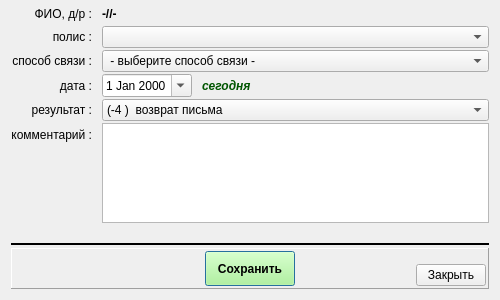
<?xml version="1.0" encoding="UTF-8"?>
<ui version="4.0">
 <class>add_talk_wnd</class>
 <widget class="QDialog" name="add_talk_wnd">
  <property name="geometry">
   <rect>
    <x>0</x>
    <y>0</y>
    <width>500</width>
    <height>300</height>
   </rect>
  </property>
  <property name="maximumSize">
   <size>
    <width>500</width>
    <height>300</height>
   </size>
  </property>
  <property name="windowTitle">
   <string>Звонок / визит к застрахованному</string>
  </property>
  <layout class="QVBoxLayout" name="verticalLayout">
   <property name="spacing">
    <number>2</number>
   </property>
   <property name="topMargin">
    <number>4</number>
   </property>
   <item>
    <layout class="QFormLayout" name="formLayout">
     <property name="labelAlignment">
      <set>Qt::AlignRight|Qt::AlignTrailing|Qt::AlignVCenter</set>
     </property>
     <property name="horizontalSpacing">
      <number>10</number>
     </property>
     <property name="verticalSpacing">
      <number>2</number>
     </property>
     <item row="0" column="0">
      <widget class="QLabel" name="label">
       <property name="minimumSize">
        <size>
         <width>80</width>
         <height>0</height>
        </size>
       </property>
       <property name="text">
        <string>ФИО, д/р :</string>
       </property>
       <property name="alignment">
        <set>Qt::AlignRight|Qt::AlignTrailing|Qt::AlignVCenter</set>
       </property>
      </widget>
     </item>
     <item row="0" column="1">
      <widget class="QLabel" name="lab_fio_pers">
       <property name="minimumSize">
        <size>
         <width>0</width>
         <height>20</height>
        </size>
       </property>
       <property name="font">
        <font>
         <weight>75</weight>
         <bold>true</bold>
        </font>
       </property>
       <property name="text">
        <string>-//-</string>
       </property>
      </widget>
     </item>
     <item row="2" column="0">
      <widget class="QLabel" name="label_3">
       <property name="minimumSize">
        <size>
         <width>80</width>
         <height>0</height>
        </size>
       </property>
       <property name="text">
        <string>способ связи :</string>
       </property>
       <property name="alignment">
        <set>Qt::AlignRight|Qt::AlignTrailing|Qt::AlignVCenter</set>
       </property>
      </widget>
     </item>
     <item row="2" column="1">
      <widget class="QComboBox" name="combo_type_talk">
       <item>
        <property name="text">
         <string> - выберите способ связи - </string>
        </property>
       </item>
       <item>
        <property name="text">
         <string>(1)  плановое СМС-оповещение о получении полиса</string>
        </property>
       </item>
       <item>
        <property name="text">
         <string>(2)  неплановое СМС-оповещение</string>
        </property>
       </item>
       <item>
        <property name="text">
         <string>(3)  звонок из СМО застрахованному</string>
        </property>
       </item>
       <item>
        <property name="text">
         <string>(4)  визит работника СМО к застрахованному</string>
        </property>
       </item>
       <item>
        <property name="text">
         <string>(5)  звонок застрахованного в СМО</string>
        </property>
       </item>
       <item>
        <property name="text">
         <string>(6) письмо</string>
        </property>
       </item>
      </widget>
     </item>
     <item row="3" column="0">
      <widget class="QLabel" name="label_4">
       <property name="minimumSize">
        <size>
         <width>80</width>
         <height>0</height>
        </size>
       </property>
       <property name="text">
        <string>дата :</string>
       </property>
       <property name="alignment">
        <set>Qt::AlignRight|Qt::AlignTrailing|Qt::AlignVCenter</set>
       </property>
      </widget>
     </item>
     <item row="4" column="0">
      <widget class="QLabel" name="label_5">
       <property name="minimumSize">
        <size>
         <width>80</width>
         <height>0</height>
        </size>
       </property>
       <property name="text">
        <string>результат :</string>
       </property>
       <property name="alignment">
        <set>Qt::AlignRight|Qt::AlignTrailing|Qt::AlignVCenter</set>
       </property>
      </widget>
     </item>
     <item row="4" column="1">
      <widget class="QComboBox" name="combo_result">
       <property name="currentIndex">
        <number>0</number>
       </property>
       <item>
        <property name="text">
         <string>(-4 )  возврат письма</string>
        </property>
       </item>
       <item>
        <property name="text">
         <string>(-3 )  номер / адрес не существует</string>
        </property>
       </item>
       <item>
        <property name="text">
         <string>(-2 )  чужой номер / адрес</string>
        </property>
       </item>
       <item>
        <property name="text">
         <string>(-1 )  недозвон / нет ответа</string>
        </property>
       </item>
       <item>
        <property name="text">
         <string> - выберите результат - </string>
        </property>
       </item>
       <item>
        <property name="text">
         <string>(+1)  ответил лично</string>
        </property>
       </item>
       <item>
        <property name="text">
         <string>(+2)  ответил родственик / знакомый</string>
        </property>
       </item>
       <item>
        <property name="text">
         <string>(+3)  письмо отправлено / получено</string>
        </property>
       </item>
      </widget>
     </item>
     <item row="5" column="0">
      <widget class="QLabel" name="label_6">
       <property name="minimumSize">
        <size>
         <width>80</width>
         <height>0</height>
        </size>
       </property>
       <property name="text">
        <string>комментарий :</string>
       </property>
       <property name="alignment">
        <set>Qt::AlignRight|Qt::AlignTrailing|Qt::AlignVCenter</set>
       </property>
      </widget>
     </item>
     <item row="5" column="1">
      <widget class="QPlainTextEdit" name="te_comment">
       <property name="maximumSize">
        <size>
         <width>16777215</width>
         <height>100</height>
        </size>
       </property>
      </widget>
     </item>
     <item row="1" column="0">
      <widget class="QLabel" name="label_7">
       <property name="minimumSize">
        <size>
         <width>80</width>
         <height>0</height>
        </size>
       </property>
       <property name="text">
        <string>полис :</string>
       </property>
       <property name="alignment">
        <set>Qt::AlignRight|Qt::AlignTrailing|Qt::AlignVCenter</set>
       </property>
      </widget>
     </item>
     <item row="1" column="1">
      <widget class="QComboBox" name="combo_polis"/>
     </item>
     <item row="3" column="1">
      <layout class="QHBoxLayout" name="horizontalLayout_2">
       <property name="spacing">
        <number>10</number>
       </property>
       <item>
        <widget class="QDateEdit" name="date_talk">
         <property name="maximumSize">
          <size>
           <width>90</width>
           <height>16777215</height>
          </size>
         </property>
         <property name="calendarPopup">
          <bool>true</bool>
         </property>
        </widget>
       </item>
       <item>
        <widget class="QLabel" name="lab_now">
         <property name="palette">
          <palette>
           <active>
            <colorrole role="WindowText">
             <brush brushstyle="SolidPattern">
              <color alpha="255">
               <red>0</red>
               <green>85</green>
               <blue>0</blue>
              </color>
             </brush>
            </colorrole>
           </active>
           <inactive>
            <colorrole role="WindowText">
             <brush brushstyle="SolidPattern">
              <color alpha="255">
               <red>0</red>
               <green>85</green>
               <blue>0</blue>
              </color>
             </brush>
            </colorrole>
           </inactive>
           <disabled>
            <colorrole role="WindowText">
             <brush brushstyle="SolidPattern">
              <color alpha="255">
               <red>106</red>
               <green>104</green>
               <blue>100</blue>
              </color>
             </brush>
            </colorrole>
           </disabled>
          </palette>
         </property>
         <property name="font">
          <font>
           <weight>75</weight>
           <italic>true</italic>
           <bold>true</bold>
          </font>
         </property>
         <property name="text">
          <string>сегодня</string>
         </property>
        </widget>
       </item>
       <item>
        <spacer name="horizontalSpacer_3">
         <property name="orientation">
          <enum>Qt::Horizontal</enum>
         </property>
         <property name="sizeHint" stdset="0">
          <size>
           <width>40</width>
           <height>20</height>
          </size>
         </property>
        </spacer>
       </item>
      </layout>
     </item>
    </layout>
   </item>
   <item>
    <spacer name="verticalSpacer">
     <property name="orientation">
      <enum>Qt::Vertical</enum>
     </property>
     <property name="sizeHint" stdset="0">
      <size>
       <width>20</width>
       <height>5</height>
      </size>
     </property>
    </spacer>
   </item>
   <item>
    <widget class="Line" name="line">
     <property name="frameShadow">
      <enum>QFrame::Plain</enum>
     </property>
     <property name="lineWidth">
      <number>2</number>
     </property>
     <property name="orientation">
      <enum>Qt::Horizontal</enum>
     </property>
    </widget>
   </item>
   <item>
    <widget class="QFrame" name="frame">
     <property name="frameShape">
      <enum>QFrame::Panel</enum>
     </property>
     <property name="frameShadow">
      <enum>QFrame::Raised</enum>
     </property>
     <layout class="QHBoxLayout" name="horizontalLayout">
      <property name="spacing">
       <number>2</number>
      </property>
      <property name="leftMargin">
       <number>2</number>
      </property>
      <property name="topMargin">
       <number>2</number>
      </property>
      <property name="rightMargin">
       <number>2</number>
      </property>
      <property name="bottomMargin">
       <number>2</number>
      </property>
      <item>
       <widget class="QFrame" name="frame_2">
        <property name="minimumSize">
         <size>
          <width>70</width>
          <height>0</height>
         </size>
        </property>
        <property name="frameShape">
         <enum>QFrame::NoFrame</enum>
        </property>
        <property name="frameShadow">
         <enum>QFrame::Raised</enum>
        </property>
       </widget>
      </item>
      <item>
       <spacer name="horizontalSpacer_2">
        <property name="orientation">
         <enum>Qt::Horizontal</enum>
        </property>
        <property name="sizeHint" stdset="0">
         <size>
          <width>40</width>
          <height>20</height>
         </size>
        </property>
       </spacer>
      </item>
      <item>
       <widget class="QPushButton" name="bn_save">
        <property name="minimumSize">
         <size>
          <width>90</width>
          <height>35</height>
         </size>
        </property>
        <property name="palette">
         <palette>
          <active>
           <colorrole role="Button">
            <brush brushstyle="SolidPattern">
             <color alpha="255">
              <red>170</red>
              <green>255</green>
              <blue>127</blue>
             </color>
            </brush>
           </colorrole>
          </active>
          <inactive>
           <colorrole role="Button">
            <brush brushstyle="SolidPattern">
             <color alpha="255">
              <red>170</red>
              <green>255</green>
              <blue>127</blue>
             </color>
            </brush>
           </colorrole>
          </inactive>
          <disabled>
           <colorrole role="Button">
            <brush brushstyle="SolidPattern">
             <color alpha="255">
              <red>170</red>
              <green>255</green>
              <blue>127</blue>
             </color>
            </brush>
           </colorrole>
          </disabled>
         </palette>
        </property>
        <property name="font">
         <font>
          <weight>75</weight>
          <bold>true</bold>
         </font>
        </property>
        <property name="text">
         <string>Сохранить</string>
        </property>
       </widget>
      </item>
      <item>
       <spacer name="horizontalSpacer">
        <property name="orientation">
         <enum>Qt::Horizontal</enum>
        </property>
        <property name="sizeHint" stdset="0">
         <size>
          <width>40</width>
          <height>20</height>
         </size>
        </property>
       </spacer>
      </item>
      <item>
       <layout class="QVBoxLayout" name="verticalLayout_2">
        <property name="spacing">
         <number>2</number>
        </property>
        <property name="leftMargin">
         <number>0</number>
        </property>
        <property name="topMargin">
         <number>0</number>
        </property>
        <property name="rightMargin">
         <number>0</number>
        </property>
        <property name="bottomMargin">
         <number>0</number>
        </property>
        <item>
         <spacer name="verticalSpacer_2">
          <property name="orientation">
           <enum>Qt::Vertical</enum>
          </property>
          <property name="sizeHint" stdset="0">
           <size>
            <width>2</width>
            <height>2</height>
           </size>
          </property>
         </spacer>
        </item>
        <item>
         <widget class="QPushButton" name="bn_close">
          <property name="minimumSize">
           <size>
            <width>70</width>
            <height>0</height>
           </size>
          </property>
          <property name="maximumSize">
           <size>
            <width>70</width>
            <height>16777215</height>
           </size>
          </property>
          <property name="text">
           <string>Закрыть</string>
          </property>
         </widget>
        </item>
       </layout>
      </item>
     </layout>
    </widget>
   </item>
  </layout>
 </widget>
 <tabstops>
  <tabstop>combo_polis</tabstop>
  <tabstop>combo_type_talk</tabstop>
  <tabstop>date_talk</tabstop>
  <tabstop>combo_result</tabstop>
  <tabstop>te_comment</tabstop>
  <tabstop>bn_save</tabstop>
  <tabstop>bn_close</tabstop>
 </tabstops>
 <resources/>
 <connections/>
</ui>
